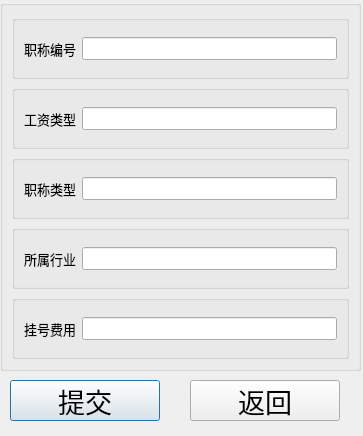
<?xml version="1.0" encoding="UTF-8"?>
<ui version="4.0">
 <class>Dialog</class>
 <widget class="QDialog" name="Dialog">
  <property name="geometry">
   <rect>
    <x>0</x>
    <y>0</y>
    <width>363</width>
    <height>436</height>
   </rect>
  </property>
  <property name="windowTitle">
   <string>Dialog</string>
  </property>
  <widget class="QGroupBox" name="groupBox_total">
   <property name="geometry">
    <rect>
     <x>0</x>
     <y>0</y>
     <width>361</width>
     <height>371</height>
    </rect>
   </property>
   <property name="font">
    <font>
     <pointsize>10</pointsize>
    </font>
   </property>
   <property name="title">
    <string/>
   </property>
   <layout class="QVBoxLayout" name="verticalLayout">
    <item>
     <widget class="QGroupBox" name="groupBox_tno">
      <property name="font">
       <font>
        <pointsize>10</pointsize>
       </font>
      </property>
      <property name="title">
       <string/>
      </property>
      <layout class="QHBoxLayout" name="horizontalLayout_8">
       <item>
        <widget class="QLabel" name="label_tno">
         <property name="font">
          <font>
           <pointsize>10</pointsize>
          </font>
         </property>
         <property name="text">
          <string>职称编号</string>
         </property>
        </widget>
       </item>
       <item>
        <widget class="QLineEdit" name="lineEdit_tno">
         <property name="font">
          <font>
           <pointsize>10</pointsize>
          </font>
         </property>
        </widget>
       </item>
      </layout>
     </widget>
    </item>
    <item>
     <widget class="QGroupBox" name="groupBox_sno">
      <property name="font">
       <font>
        <pointsize>10</pointsize>
       </font>
      </property>
      <property name="title">
       <string/>
      </property>
      <layout class="QHBoxLayout" name="horizontalLayout_9">
       <item>
        <widget class="QLabel" name="label_sno">
         <property name="font">
          <font>
           <pointsize>10</pointsize>
          </font>
         </property>
         <property name="text">
          <string>工资类型</string>
         </property>
        </widget>
       </item>
       <item>
        <widget class="QLineEdit" name="lineEdit_sno">
         <property name="font">
          <font>
           <pointsize>10</pointsize>
          </font>
         </property>
        </widget>
       </item>
      </layout>
     </widget>
    </item>
    <item>
     <widget class="QGroupBox" name="groupBox_ttype">
      <property name="font">
       <font>
        <pointsize>10</pointsize>
       </font>
      </property>
      <property name="title">
       <string/>
      </property>
      <layout class="QHBoxLayout" name="horizontalLayout_4">
       <item>
        <widget class="QLabel" name="label_ttype">
         <property name="font">
          <font>
           <pointsize>10</pointsize>
          </font>
         </property>
         <property name="text">
          <string>职称类型</string>
         </property>
        </widget>
       </item>
       <item>
        <widget class="QLineEdit" name="lineEdit_ttype">
         <property name="font">
          <font>
           <pointsize>10</pointsize>
          </font>
         </property>
        </widget>
       </item>
      </layout>
     </widget>
    </item>
    <item>
     <widget class="QGroupBox" name="groupBox_ttrade">
      <property name="font">
       <font>
        <pointsize>10</pointsize>
       </font>
      </property>
      <property name="title">
       <string/>
      </property>
      <layout class="QHBoxLayout" name="horizontalLayout_2">
       <item>
        <widget class="QLabel" name="label_ttrade">
         <property name="font">
          <font>
           <pointsize>10</pointsize>
          </font>
         </property>
         <property name="text">
          <string>所属行业</string>
         </property>
        </widget>
       </item>
       <item>
        <widget class="QLineEdit" name="lineEdit_ttrade">
         <property name="font">
          <font>
           <pointsize>10</pointsize>
          </font>
         </property>
        </widget>
       </item>
      </layout>
     </widget>
    </item>
    <item>
     <widget class="QGroupBox" name="groupBox_tfee">
      <property name="font">
       <font>
        <pointsize>10</pointsize>
       </font>
      </property>
      <property name="title">
       <string/>
      </property>
      <layout class="QHBoxLayout" name="horizontalLayout_10">
       <item>
        <widget class="QLabel" name="label_tfee">
         <property name="font">
          <font>
           <pointsize>10</pointsize>
          </font>
         </property>
         <property name="text">
          <string>挂号费用</string>
         </property>
        </widget>
       </item>
       <item>
        <widget class="QLineEdit" name="lineEdit_tfee">
         <property name="font">
          <font>
           <pointsize>10</pointsize>
          </font>
         </property>
        </widget>
       </item>
      </layout>
     </widget>
    </item>
   </layout>
  </widget>
  <widget class="QPushButton" name="pushButton_submit">
   <property name="geometry">
    <rect>
     <x>10</x>
     <y>380</y>
     <width>150</width>
     <height>41</height>
    </rect>
   </property>
   <property name="font">
    <font>
     <pointsize>20</pointsize>
    </font>
   </property>
   <property name="text">
    <string>提交</string>
   </property>
  </widget>
  <widget class="QPushButton" name="pushButton_exit">
   <property name="geometry">
    <rect>
     <x>190</x>
     <y>380</y>
     <width>150</width>
     <height>41</height>
    </rect>
   </property>
   <property name="font">
    <font>
     <pointsize>20</pointsize>
    </font>
   </property>
   <property name="text">
    <string>返回</string>
   </property>
  </widget>
 </widget>
 <resources/>
 <connections/>
</ui>
